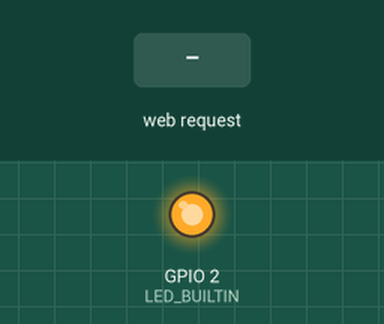
A sketch run on a simulated ESP8266 (NodeMCU). Parts: output pins drawn as LEDs (lit = HIGH, except the on-board LED, lit = LOW). The test bench sets the inputs (shaded band). What the sketch prints to the serial monitor is not drawn.

Above: at 1.2 s.
1.3 s: HTTP request GET /start received
At 3.1 s:
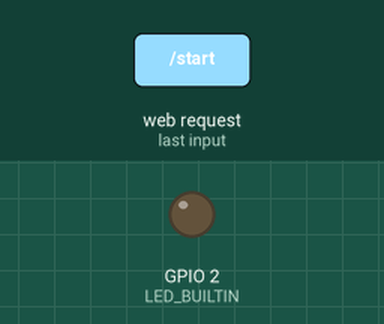
3.8 s: HTTP request GET /stop received
At 4.7 s:
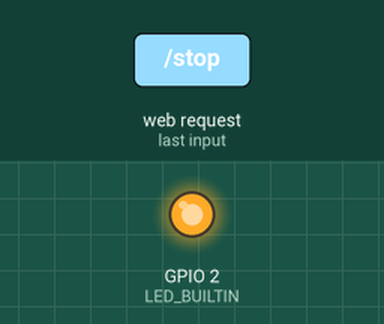
5.8 s: HTTP request GET /x received
At 8.9 s:
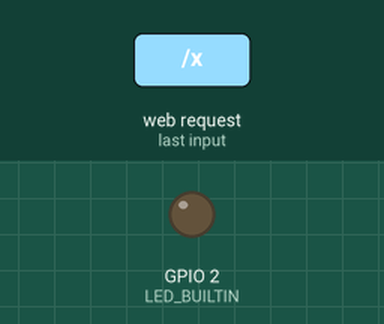
Timing chart, 0 to 10.4 s (numbered marks = the images above; inputs shaded):
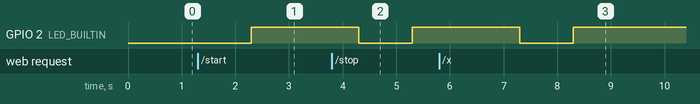

The sketch:

EspCommunication.ino
```cpp
#include <ESP8266WiFi.h>

const char* ssid = "LittleRobot";
const char* password = "12345678";
WiFiServer server(80);

void blink_led() {
  digitalWrite(LED_BUILTIN, LOW);
  delay(1000);
  digitalWrite(LED_BUILTIN, HIGH);
  delay(2000);
}

void setup() {
  Serial.begin(9600);

  pinMode(LED_BUILTIN, OUTPUT);

  IPAddress staticIP(192, 168, 4, 2); // IP set to Static
  IPAddress gateway(192, 168, 4, 1);// gateway set to Static
  IPAddress subnet(255, 255, 255, 0);// subnet set to Static

  WiFi.mode(WIFI_AP);// Working mode only as Acess Point

  WiFi.softAP(ssid, password, 2, 0);
  WiFi.config(staticIP, gateway, subnet);

  server.begin();

}

void loop() {
  WiFiClient client = server.available();
  if (!client) {
    return;
  }

  client.print("O que o robozinho deve fazer?");

  // Wait until the client sends some data
  while (!client.available()) {
    delay(1);
  }

  String req = client.readStringUntil('\r');
  req = req.substring(req.indexOf("/") + 1, req.indexOf("HTTP") - 1);
  client.flush();

  // Match the request

  if (req.indexOf("start") != -1)// 192.168.4.1/600
  {
    client.print("start");
    Serial.print("start");
    blink_led();
    client.flush();
  }
  else if (req.indexOf("stop") != -1)
  {
    client.print("stop");
    Serial.print("stop");
    blink_led();
    client.flush();
  }
  else if (req.indexOf("x") != -1)
  {
    client.print(req);
    Serial.print(req);
    blink_led();
    client.flush();
  }
  else if (req.indexOf("y") != -1)
  {
    client.print(req);
    Serial.print(req);
    blink_led();
    client.flush();
  }
  else if (req.indexOf("pos") != -1)
  {
    client.print(req);
    Serial.print(req);
    blink_led();
  }
  else {
    client.flush();
    client.stop();
    return;
  }

  client.print("HTTP/1.1 200 OK\n\n");
  client.flush();
}
```

Measured:
- after the input at 1.3 s, GPIO 2 (LED_BUILTIN): LOW → HIGH after 1.0 s
- after the input at 3.8 s, GPIO 2 (LED_BUILTIN): HIGH → LOW after 0.50 s, → HIGH 1.0 s later
- after the input at 5.8 s, GPIO 2 (LED_BUILTIN): HIGH → LOW after 1.5 s, → HIGH 1.0 s later
